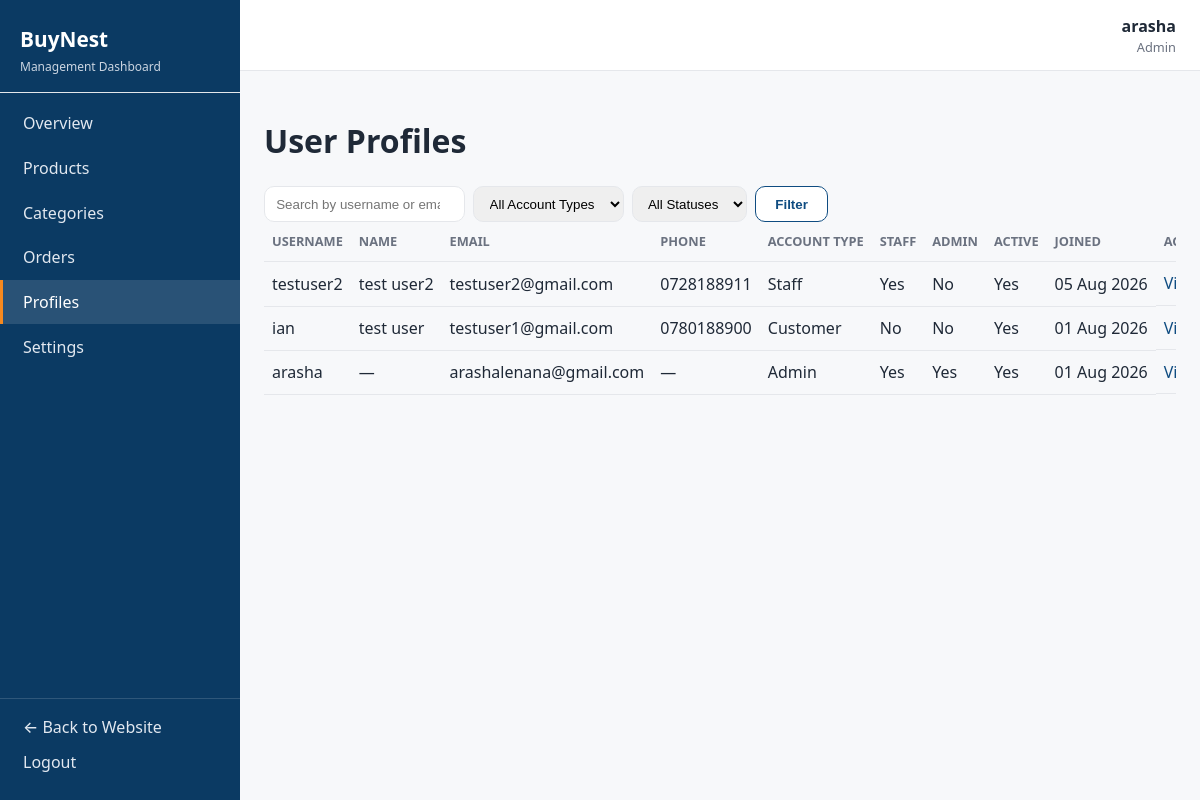
Screenshot of /dashboard/profiles/ (signed in) with the database file from the repository.
### authentication/models.py (models this page shows, shortened)
class User(AbstractUser):
    phone_number = models.CharField(max_length=15, blank=True)
    address = models.TextField(blank=True)

### dashboard/views.py (the view)
# urls.py: path('profiles/', views.profile_list, name='profile_list'),
@dashboard_permission_required('authentication.view_user')
def profile_list(request):
    profiles = User.objects.all().order_by('-date_joined')
    query = request.GET.get('q', '')
    if query:
        profiles = profiles.filter(Q(username__icontains=query) | Q(email__icontains=query))
    account_type = request.GET.get('type', '')
    if account_type == 'superuser':
        profiles = profiles.filter(is_superuser=True)
    elif account_type == 'staff':
        profiles = profiles.filter(is_staff=True, is_superuser=False)
    elif account_type == 'customer':
        profiles = profiles.filter(is_staff=False)
    active_status = request.GET.get('active', '')
    if active_status == 'active':
        profiles = profiles.filter(is_active=True)
    elif active_status == 'inactive':
        profiles = profiles.filter(is_active=False)
    paginator = Paginator(profiles, 20)
    page_obj = paginator.get_page(request.GET.get('page'))
    return render(request, 'dashboard/profiles/profile_list.html', {
        'active_section': 'profiles', 'page_obj': page_obj, 'query': query,
        'selected_type': account_type, 'selected_active': active_status,
    })

### dashboard/templates/dashboard/profiles/profile_list.html (shortened to what this page needs)
{% extends "dashboard/base_dashboard.html" %}
{% block dashboard_content %}
<h1>User Profiles</h1>
<form method="get" class="dashboard-filters">
    <input type="search" name="q" value="{{ query }}" placeholder="Search by username or email...">
    <select name="type">
        <option value="">All Account Types</option>
    </select>
    <select name="active">
        <option value="">All Statuses</option>
    </select>
    <button type="submit" class="btn btn-secondary">Filter</button>
</form>
{% if page_obj.object_list %}
<div class="table-responsive">
    <table class="dashboard-table">
        <thead>
            <tr>
                <th>Username</th><th>Name</th><th>Email</th><th>Phone</th>
                <th>Account Type</th><th>Staff</th><th>Admin</th><th>Active</th><th>Joined</th><th>Actions</th>
            </tr>
        </thead>
        <tbody>
        {% for profile in page_obj %}
            <tr>
                <td>{{ profile.username }}</td>
                <td>{{ profile.get_full_name|default:"—" }}</td>
                <td>{{ profile.email }}</td>
                <td>{{ profile.phone_number|default:"—" }}</td>
                <td>
                    {% if profile.is_superuser %}Admin
                    {% elif profile.is_staff %}Staff
                    {% else %}Customer{% endif %}
                </td>
                <td>{% if profile.is_staff %}Yes{% else %}No{% endif %}</td>
                <td>{% if profile.is_superuser %}Yes{% else %}No{% endif %}</td>
                <td>{% if profile.is_active %}Yes{% else %}No{% endif %}</td>
                <td>{{ profile.date_joined|date:"d M Y" }}</td>
                <td class="dashboard-actions">
                    <a href="{% url 'dashboard:profile_detail' profile.pk %}">View</a>
                </td>
            </tr>
        {% endfor %}
        </tbody>
    </table>
</div>
{% else %}
<p class="empty-state">No user profiles found.</p>
{% endif %}
{% endblock %}

### dashboard/templates/dashboard/base_dashboard.html (shortened to what this page needs)
{% load static %}
<!DOCTYPE html>
<html lang="en">
<head>
    <link rel="stylesheet" href="{% static 'css/style.css' %}">
    <link rel="stylesheet" href="{% static 'css/dashboard.css' %}">
</head>
<body class="dashboard-body">
    <div class="dashboard-layout">
        <aside class="dashboard-sidebar" id="dashboardSidebar">
            <div class="dashboard-sidebar-header">
                <a href="{% url 'dashboard:home' %}" class="dashboard-brand">BuyNest</a>
                <span class="dashboard-subtitle">Management Dashboard</span>
            </div>
            <nav class="dashboard-nav">
                <a href="{% url 'dashboard:home' %}"
                    class="dashboard-nav-link {% if active_section == 'home' %}active{% endif %}">Overview</a>
                {% if perms.products.view_product %}
                <a href="{% url 'dashboard:product_list' %}"
                    class="dashboard-nav-link {% if active_section == 'products' %}active{% endif %}">Products</a>
                {% endif %}
                {% if perms.products.view_category %}
                <a href="{% url 'dashboard:category_list' %}"
                    class="dashboard-nav-link {% if active_section == 'categories' %}active{% endif %}">Categories</a>
                {% endif %}
                {% if perms.orders.view_order %}
                <a href="{% url 'dashboard:order_list' %}"
                 class="dashboard-nav-link {% if active_section == 'orders' %}active{% endif %}">Orders</a>
                {% endif %}
                {% if perms.authentication.view_user %}
                <a href="{% url 'dashboard:profile_list' %}"
                    class="dashboard-nav-link {% if active_section == 'profiles' %}active{% endif %}">Profiles</a>
                {% endif %}
                {% if user.is_superuser %}
                <a href="{% url 'dashboard:settings_list' %}"
                    class="dashboard-nav-link {% if active_section == 'settings' %}active{% endif %}">Settings</a>
                {% endif %}
            </nav>
            <div class="dashboard-sidebar-footer">
                <a href="{% url 'home' %}" class="dashboard-nav-link">&larr; Back to Website</a>
                <form action="{% url 'authentication:logout' %}" method="post" class="inline-form">
                    <button type="submit" class="dashboard-nav-link link-button">Logout</button>
                </form>
            </div>
        </aside>
        <div class="dashboard-main">
            <header class="dashboard-topbar">
                <div class="dashboard-topbar-user">
                    <span class="dashboard-user-name">{{ user.get_full_name|default:user.username }}</span>
                    <span class="dashboard-user-role">
                        {% if user.is_superuser %}Admin{% else %}Staff{% endif %}
                    </span>
                </div>
            </header>
            <main class="dashboard-content">
                {% block dashboard_content %}{% endblock %}
            </main>
        </div>
    </div>
</body>
</html>

### static/css/style.css (style rules this page uses)
:root { --primary-color: #0f4c81; --primary-dark: #0b3a63; --secondary-color: #1c9d8f; --accent-color: #f5891f; --background-color: #f7f8fa; --surface-color: #ffffff; --text-color: #1f2937; --muted-text-color: #6b7280; --border-color: #e5e7eb; --success-color: #15803d; --warning-color: #d97706; --danger-color: #dc2626; --border-radius: 10px; --container-width: 1200px; }
* { box-sizing: border-box; }
body { margin: 0; font-family: 'Segoe UI', system-ui, -apple-system, sans-serif; background-color: var(--background-color); color: var(--text-color); line-height: 1.5; }
a { color: var(--primary-color); text-decoration: none; }
.link-button { background: none; border: none; padding: 0; font: inherit; color: var(--text-color); font-weight: 500; cursor: pointer; }
.inline-form { display: inline; }
.btn { display: inline-block; padding: 0.6rem 1.2rem; border-radius: var(--border-radius); font-weight: 600; cursor: pointer; border: none; text-align: center; }
.btn-secondary { background-color: var(--surface-color); color: var(--primary-color); border: 1px solid var(--primary-color); }

### static/css/dashboard.css (style rules this page uses)
.dashboard-body { margin: 0; background-color: var(--background-color); }
.dashboard-layout { display: flex; min-height: 100vh; }
.dashboard-sidebar { width: 240px; flex-shrink: 0; background-color: var(--primary-dark, var(--primary-color)); color: #fff; display: flex; flex-direction: column; justify-content: space-between; position: sticky; top: 0; height: 100vh; }
.dashboard-sidebar-header { padding: 1.5rem 1.25rem 1rem; border-bottom: 1px solid var(--border-color); }
.dashboard-brand { color: #fff; font-size: 1.3rem; font-weight: 700; }
.dashboard-subtitle { display: block; color: #cbd5e1; font-size: 0.75rem; margin-top: 0.15rem; }
.dashboard-nav { display: flex; flex-direction: column; padding: 0.5rem 0; flex: 1; }
.dashboard-nav-link { color: #e2e8f0; padding: 0.65rem 1.25rem; font-weight: 500; border-left: 3px solid transparent; }
.dashboard-nav-link.active { background-color: rgba(255, 255, 255, 0.12); border-left-color: var(--accent-color); color: #fff; }
.dashboard-sidebar-footer { padding: 1rem 0; border-top: 1px solid rgba(255, 255, 255, 0.15); }
.dashboard-sidebar-footer .link-button { color: #e2e8f0; width: 100%; text-align: left; }
.dashboard-main { flex: 1; min-width: 0; }
.dashboard-topbar { display: flex; align-items: center; justify-content: space-between; background-color: var(--surface-color); border-bottom: 1px solid var(--border-color); padding: 0.85rem 1.5rem; }
.dashboard-topbar-user { display: flex; flex-direction: column; align-items: flex-end; margin-left: auto; }
.dashboard-user-name { font-weight: 600; }
.dashboard-user-role { font-size: 0.8rem; color: var(--muted-text-color); }
.dashboard-content { padding: 1.5rem; }
.table-responsive { overflow-x: auto; }
.dashboard-table { width: 100%; border-collapse: collapse; min-width: 480px; }
.dashboard-table th, .dashboard-table td { text-align: left; padding: 0.6rem 0.5rem; border-bottom: 1px solid var(--border-color); white-space: nowrap; }
.dashboard-table th { color: var(--muted-text-color); font-size: 0.8rem; text-transform: uppercase; }
.dashboard-filters { display: flex; flex-wrap: wrap; gap: 0.5rem; }
.dashboard-filters input, .dashboard-filters select { padding: 0.45rem 0.7rem; border: 1px solid var(--border-color); border-radius: var(--border-radius); }
.dashboard-actions { display: flex; gap: 0.6rem; white-space: nowrap; }

### rows the page displays
User: get_full_name "arasha", username "arasha", get_full_name "—", email "arashalenana@gmail.com", phone_number "—", is_superuser "Admin", is_staff "Yes", is_active "Yes", date_joined "01 Aug 2026"
User: username "testuser2", get_full_name "test user2", email "testuser2@gmail.com", phone_number "0728188911", is_superuser "Staff", is_staff "Yes", is_active "Yes", date_joined "05 Aug 2026"
User: username "ian", get_full_name "test user", email "testuser1@gmail.com", phone_number "0780188900", is_superuser "Customer", is_staff "No", is_active "Yes", date_joined "01 Aug 2026"
